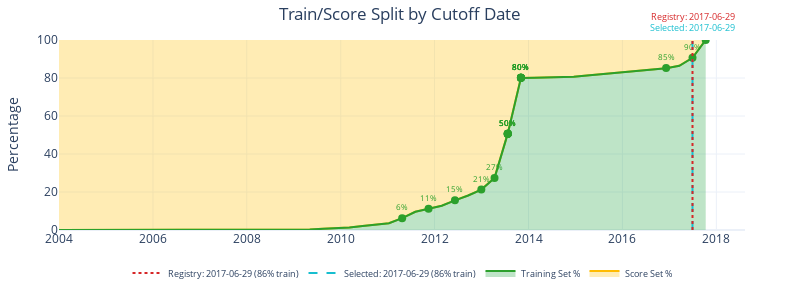

Notebook source saved alongside this figure:
### Code cell
# =============================================================================
# CUTOFF DATE SELECTION - Set your preferred cutoff date
# =============================================================================
# Options:
#   None = use data-suggested cutoff (~90/10 split)
#   datetime(YYYY, M, D) = use specific date
#
# To clear stale registry: pit_registry.clear_registry()
# =============================================================================
CUTOFF_DATE = None  # e.g., datetime(2017, 7, 1)

# Compute final selected cutoff
selected_cutoff = CUTOFF_DATE or data_suggested_cutoff

console.start_section()
console.header("Selected Cutoff Date")
if CUTOFF_DATE:
    console.info(f"Manual override: {CUTOFF_DATE.strftime('%Y-%m-%d')}")
else:
    console.info(f"Using data-suggested: {selected_cutoff.strftime('%Y-%m-%d')}")

if cutoff_analysis:
    split = cutoff_analysis.get_split_at_date(selected_cutoff)
    console.metric("Train/Score Split", f"{split['train_pct']:.0f}% / {split['score_pct']:.0f}%")
    console.metric("Train Records", f"{split['train_count']:,}")
    console.metric("Score Records", f"{split['score_count']:,}")
console.end_section()

# Display chart with selected cutoff
if cutoff_analysis:
    chart_builder = ChartBuilder()
    display_figure(chart_builder.cutoff_selection_chart(
        cutoff_analysis, 
        suggested_cutoff=selected_cutoff,
        current_cutoff=registry_cutoff
    ))

### Figure 1 — Plotly figure (JSON) as saved in the notebook; plotly's stock layout.template omitted (floating-point values rounded to 4 significant figures)
{"data": [{"hoverinfo": "skip", "line": {"color": "rgba(0,0,0,0)", "width": 0}, "mode": "lines", "name": "_baseline", "showlegend": false, "type": "scatter", "x": ["2004-01-01T00:00:00", "2004-04-12T16:19:12", "2004-07-24T08:38:24", "2004-11-04T00:57:36", "2005-02-14T17:16:48", "2005-05-28T09:36:00", "2005-09-08T01:55:12", "2005-12-19T18:14:24", "2006-04-01T10:33:36", "2006-07-13T02:52:48", "2006-10-23T19:12:00", "2007-02-03T11:31:12", "2007-05-17T03:50:24", "2007-08-27T20:09:36", "2007-12-08T12:28:48", "2008-03-20T04:48:00", "2008-06-30T21:07:12", "2008-10-11T13:26:24", "2009-01-22T05:45:36", "2009-05-04T22:04:48", "2009-08-15T14:24:00", "2009-11-26T06:43:12", "2010-03-08T23:02:24", "2010-06-19T15:21:36", "2010-09-30T07:40:48", "2011-01-11T00:00:00", "2011-04-23T16:19:12", "2011-08-04T08:38:24", "2011-11-15T00:57:36", "2012-02-25T17:16:48", "2012-06-07T09:36:00", "2012-09-18T01:55:12", "2012-12-29T18:14:24", "2013-04-11T10:33:36", "2013-07-23T02:52:48", "2013-11-02T19:12:00", "2014-02-13T11:31:12", "2014-05-27T03:50:24", "2014-09-06T20:09:36", "2014-12-18T12:28:48", "2015-03-31T04:48:00", "2015-07-11T21:07:12", "2015-10-22T13:26:24", "2016-02-02T05:45:36", "2016-05-14T22:04:48", "2016-08-25T14:24:00", "2016-12-06T06:43:12", "2017-03-18T23:02:24", "2017-06-29T15:21:36", "2017-10-10T07:40:48"], "y": [100, 100, 100, 100, 100, 100, 100, 100, 100, 100, 100, 100, 100, 100, 100, 100, 100, 100, 100, 100, 100, 100, 100, 100, 100, 100, 100, 100, 100, 100, 100, 100, 100, 100, 100, 100, 100, 100, 100, 100, 100, 100, 100, 100, 100, 100, 100, 100, 100, 100]}, {"customdata": [99.96, 99.96, 99.96, 99.96, 99.96, 99.96, 99.96, 99.96, 99.96, 99.96, 99.96, 99.96, 99.96, 99.96, 99.96, 99.96, 99.93, 99.91, 99.83, 99.71, 99.41, 99.13, 98.68, 97.95, 97.26, 96.47, 93.77, 90.38, 88.83, 87.2, 84.41, 81.85, 78.72, 72.58, 49.29, 19.94, 19.81, 19.72, 19.5, 19.3, 18.72, 18.12, 17.41, 16.98, 16.27, 15.5, 14.81, 13.59, 9.331, 0.0], "fill": "tonexty", "fillcolor": "rgba(255, 193, 7, 0.3)", "hovertemplate": "Cutoff: %{x|%Y-%m-%d}<br>Score: %{customdata:.1f}%<extra></extra>", "line": {"color": "#ffbb00", "width": 2}, "mode": "lines", "name": "Score Set %", "showlegend": true, "type": "scatter", "x": ["2004-01-01T00:00:00", "2004-04-12T16:19:12", "2004-07-24T08:38:24", "2004-11-04T00:57:36", "2005-02-14T17:16:48", "2005-05-28T09:36:00", "2005-09-08T01:55:12", "2005-12-19T18:14:24", "2006-04-01T10:33:36", "2006-07-13T02:52:48", "2006-10-23T19:12:00", "2007-02-03T11:31:12", "2007-05-17T03:50:24", "2007-08-27T20:09:36", "2007-12-08T12:28:48", "2008-03-20T04:48:00", "2008-06-30T21:07:12", "2008-10-11T13:26:24", "2009-01-22T05:45:36", "2009-05-04T22:04:48", "2009-08-15T14:24:00", "2009-11-26T06:43:12", "2010-03-08T23:02:24", "2010-06-19T15:21:36", "2010-09-30T07:40:48", "2011-01-11T00:00:00", "2011-04-23T16:19:12", "2011-08-04T08:38:24", "2011-11-15T00:57:36", "2012-02-25T17:16:48", "2012-06-07T09:36:00", "2012-09-18T01:55:12", "2012-12-29T18:14:24", "2013-04-11T10:33:36", "2013-07-23T02:52:48", "2013-11-02T19:12:00", "2014-02-13T11:31:12", "2014-05-27T03:50:24", "2014-09-06T20:09:36", "2014-12-18T12:28:48", "2015-03-31T04:48:00", "2015-07-11T21:07:12", "2015-10-22T13:26:24", "2016-02-02T05:45:36", "2016-05-14T22:04:48", "2016-08-25T14:24:00", "2016-12-06T06:43:12", "2017-03-18T23:02:24", "2017-06-29T15:21:36", "2017-10-10T07:40:48"], "y": [0.03576, 0.03576, 0.03576, 0.03576, 0.03576, 0.03576, 0.03576, 0.03576, 0.03576, 0.03576, 0.03576, 0.03576, 0.03576, 0.03576, 0.03576, 0.03576, 0.07153, 0.08778, 0.1658, 0.2926, 0.595, 0.8681, 1.32, 2.048, 2.744, 3.534, 6.229, 9.617, 11.17, 12.8, 15.59, 18.15, 21.28, 27.42, 50.71, 80.06, 80.19, 80.28, 80.5, 80.7, 81.28, 81.88, 82.59, 83.02, 83.73, 84.5, 85.19, 86.41, 90.67, 100.0]}, {"fill": "tozeroy", "fillcolor": "rgba(40, 167, 69, 0.3)", "hovertemplate": "Cutoff: %{x|%Y-%m-%d}<br>Train: %{y:.1f}%<extra></extra>", "line": {"color": "#2ca02c", "width": 2}, "mode": "lines", "name": "Training Set %", "showlegend": true, "type": "scatter", "x": ["2004-01-01T00:00:00", "2004-04-12T16:19:12", "2004-07-24T08:38:24", "2004-11-04T00:57:36", "2005-02-14T17:16:48", "2005-05-28T09:36:00", "2005-09-08T01:55:12", "2005-12-19T18:14:24", "2006-04-01T10:33:36", "2006-07-13T02:52:48", "2006-10-23T19:12:00", "2007-02-03T11:31:12", "2007-05-17T03:50:24", "2007-08-27T20:09:36", "2007-12-08T12:28:48", "2008-03-20T04:48:00", "2008-06-30T21:07:12", "2008-10-11T13:26:24", "2009-01-22T05:45:36", "2009-05-04T22:04:48", "2009-08-15T14:24:00", "2009-11-26T06:43:12", "2010-03-08T23:02:24", "2010-06-19T15:21:36", "2010-09-30T07:40:48", "2011-01-11T00:00:00", "2011-04-23T16:19:12", "2011-08-04T08:38:24", "2011-11-15T00:57:36", "2012-02-25T17:16:48", "2012-06-07T09:36:00", "2012-09-18T01:55:12", "2012-12-29T18:14:24", "2013-04-11T10:33:36", "2013-07-23T02:52:48", "2013-11-02T19:12:00", "2014-02-13T11:31:12", "2014-05-27T03:50:24", "2014-09-06T20:09:36", "2014-12-18T12:28:48", "2015-03-31T04:48:00", "2015-07-11T21:07:12", "2015-10-22T13:26:24", "2016-02-02T05:45:36", "2016-05-14T22:04:48", "2016-08-25T14:24:00", "2016-12-06T06:43:12", "2017-03-18T23:02:24", "2017-06-29T15:21:36", "2017-10-10T07:40:48"], "y": [0.03576, 0.03576, 0.03576, 0.03576, 0.03576, 0.03576, 0.03576, 0.03576, 0.03576, 0.03576, 0.03576, 0.03576, 0.03576, 0.03576, 0.03576, 0.03576, 0.07153, 0.08778, 0.1658, 0.2926, 0.595, 0.8681, 1.32, 2.048, 2.744, 3.534, 6.229, 9.617, 11.17, 12.8, 15.59, 18.15, 21.28, 27.42, 50.71, 80.06, 80.19, 80.28, 80.5, 80.7, 81.28, 81.88, 82.59, 83.02, 83.73, 84.5, 85.19, 86.41, 90.67, 100.0]}, {"hovertemplate": "Date: %{x|%Y-%m-%d}<br>Train: %{y:.0f}%<extra></extra>", "marker": {"color": "#2ca02c", "size": 8, "symbol": "circle"}, "mode": "markers+text", "name": "Train % Reference", "showlegend": false, "text": ["6%", "11%", "15%", "21%", "27%", "50%", "50%", "50%", "50%", "50%", "80%", "80%", "80%", "80%", "80%", "80%", "85%", "90%", "100%"], "textfont": {"color": "#2ca02c", "size": 8}, "textposition": "top center", "type": "scatter", "x": ["2011-04-23T16:19:12", "2011-11-15T00:57:36", "2012-06-07T09:36:00", "2012-12-29T18:14:24", "2013-04-11T10:33:36", "2013-07-23T02:52:48", "2013-07-23T02:52:48", "2013-07-23T02:52:48", "2013-07-23T02:52:48", "2013-07-23T02:52:48", "2013-11-02T19:12:00", "2013-11-02T19:12:00", "2013-11-02T19:12:00", "2013-11-02T19:12:00", "2013-11-02T19:12:00", "2013-11-02T19:12:00", "2016-12-06T06:43:12", "2017-06-29T15:21:36", "2017-10-10T07:40:48"], "y": [6.2, 11.2, 15.6, 21.3, 27.4, 50.7, 50.7, 50.7, 50.7, 50.7, 80.1, 80.1, 80.1, 80.1, 80.1, 80.1, 85.2, 90.7, 100]}, {"line": {"color": "#17becf", "dash": "dash", "width": 2}, "mode": "lines", "name": "Selected: 2017-06-29 (86% train)", "showlegend": true, "type": "scatter", "x": [null], "y": [null]}, {"line": {"color": "#d62728", "dash": "dot", "width": 2}, "mode": "lines", "name": "Registry: 2017-06-29 (86% train)", "showlegend": true, "type": "scatter", "x": [null], "y": [null]}], "layout": {"annotations": [{"font": {"color": "#17becf", "size": 9}, "showarrow": false, "text": "Selected: 2017-06-29", "x": "2017-06-29T15:21:36", "xanchor": "center", "xref": "x", "y": 1.02, "yanchor": "bottom", "yref": "paper"}, {"font": {"color": "#d62728", "size": 9}, "showarrow": false, "text": "Registry: 2017-06-29", "x": "2017-06-29T15:21:36", "xanchor": "center", "xref": "x", "y": 1.08, "yanchor": "bottom", "yref": "paper"}], "autosize": false, "height": 300, "legend": {"bgcolor": "rgba(255,255,255,0.8)", "font": {"size": 9}, "orientation": "h", "x": 0.5, "xanchor": "center", "y": -0.15, "yanchor": "top"}, "margin": {"b": 60, "l": 55, "r": 55, "t": 40}, "shapes": [{"line": {"color": "#17becf", "dash": "dash", "width": 2}, "type": "line", "x0": "2017-06-29T15:21:36", "x1": "2017-06-29T15:21:36", "xref": "x", "y0": 0, "y1": 1, "yref": "y domain"}, {"line": {"color": "#d62728", "dash": "dot", "width": 2}, "type": "line", "x0": "2017-06-29T15:21:36", "x1": "2017-06-29T15:21:36", "xref": "x", "y0": 0, "y1": 1, "yref": "y domain"}], "showlegend": true, "title": {"text": "Train/Score Split by Cutoff Date", "x": 0.5, "xanchor": "center"}, "width": 800, "xaxis": {"title": {"text": ""}}, "yaxis": {"range": [0, 100], "title": {"text": "Percentage"}}}}
